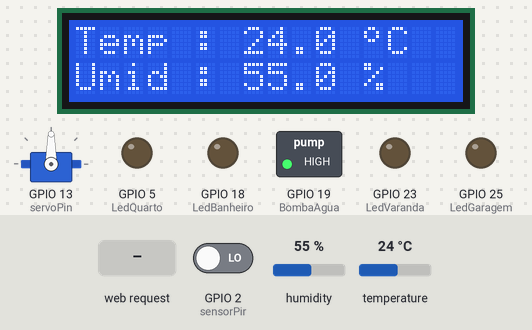
The sketch below on a simulated ESP32. On the bench: 16×2 character LCD, servo, switched loads named in the sketch (green lamp = pin HIGH), output pins drawn as LEDs (lit = HIGH). The test bench sets the inputs (shaded band); at power-on: humidity 55 %, temperature 24 °C, GPIO 2 (sensorPir) LOW. WiFi joins after 1.5 s; servers stay silent unless stated; what the sketch prints to the serial monitor is not drawn.

Above: at 2.9 s.
3.0 s: HTTP request GET /?value= received
At 4.5 s:
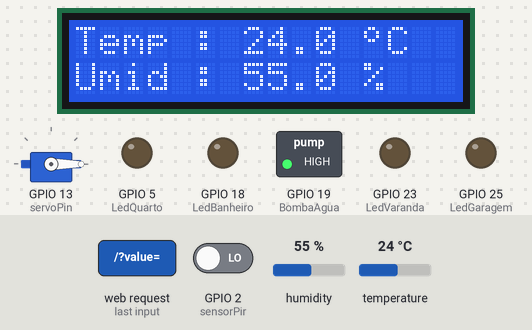
4.8 s: humidity set to 22 %
At 7.4 s:
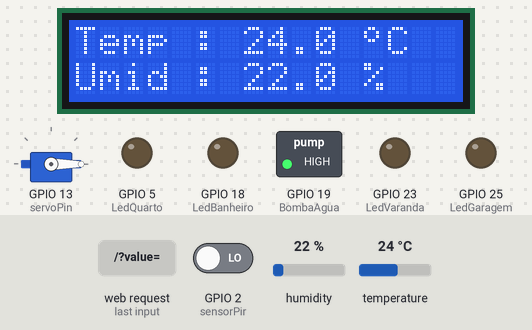
7.9 s: temperature set to 12 °C
At 9.6 s:
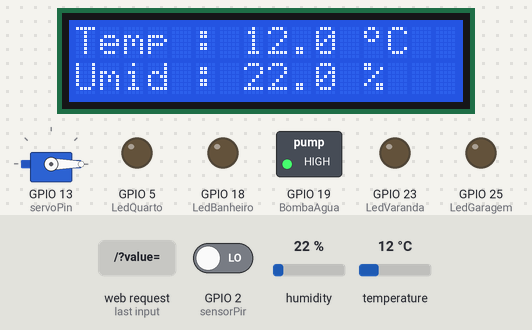
9.9 s: GPIO 2 (sensorPir) driven HIGH
11.9 s: GPIO 2 (sensorPir) driven LOW
At 13.3 s:
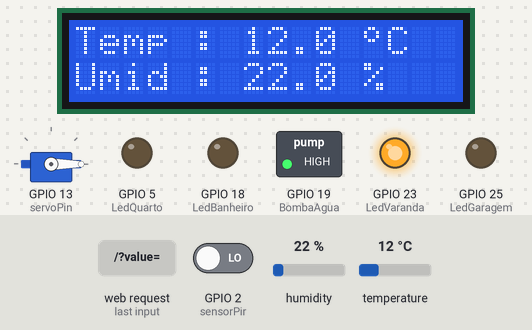
14.0 s: humidity set to 40 %
At 15.6 s:
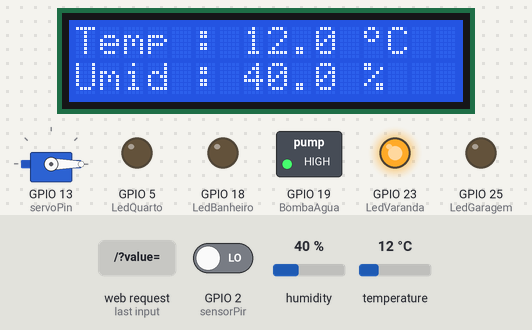
Timing chart, 0 to 17.0 s (numbered marks = the images above; inputs shaded):
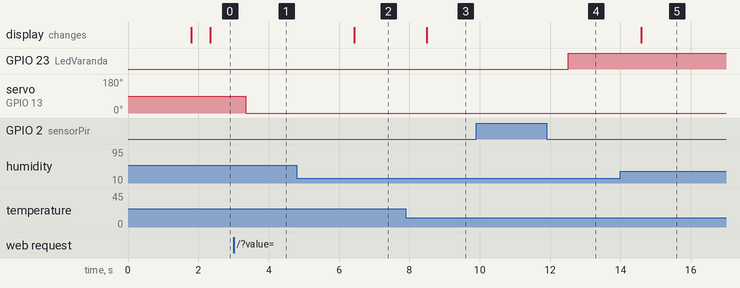

The sketch:

01_Bibliotecas.ino
```cpp
/*** INCLUSÃO DE BIBLIOTECAS DO SISTEMA********************************************************************************************************************/

// Biblioteca comunicação WIFI e WIFI MANAGER
#include <FS.h>
#include <WiFiManager.h>
#include <WiFi.h>
#include <DNSServer.h>
#include <WebServer.h>
#include <Servo.h>
#include <ESPmDNS.h>
#include <WiFiClient.h>


// Biblioteca Sensor de Temperatura
#include <Adafruit_Sensor.h> // biblioteca sensor
#include "DHT.h" // biblioteca sensor
#include <Wire.h> //biblioteca localizar indereço display
#include <LiquidCrystal_I2C.h>

LiquidCrystal_I2C lcd(0x27, 16, 2); //endereço I2C, nº colunas, nº linhas
```

02_Pinos.ino
```cpp
// Pinos de acesso ao Esp32 ///////////////////////////////////////////////////////////////////////////////////////////////////////////////////////////////
Servo myservo;
#define LedVaranda  23
#define LedBanheiro 18
#define LedQuarto   5
#define BombaAgua   19
#define LedGaragem   25


const int DHTPIN = 15;  //pino sensor dgt11
const int sensorPir = 2; // pino sensor PIR
static const int servoPin = 13;
```

03_Objetos.ino
```cpp
/***INSTANCIANDO OBJETOS***********************************************************************************************************************************/

// Configuraçoes e Endereço de Internet WIFI
WiFiServer server                (80);
//Variável para armazenar a solicitação HTTP
String header;
// Decode HTTP GET value
String valueString = String(0);
int pos1 = 0;
int pos2 = 0;
// Hora Atual
unsigned long currentTime = millis();
// Vez anterior
unsigned long previousTime = 0;
//Defina o tempo limite em milissegundos
const long timeoutTime = 2000;


// Reset Wifi Manager
WiFiManager wifiManager;


// Status para controle de Led
int Status_LedVaranda = LOW;
int Status_LedBanheiro = LOW;
int Status_LedQuarto = LOW;
int Status_BombaAgua = LOW;
int Status_LedGaragem = LOW;


// Define Modelo do DHT
#define DHTTYPE    DHT11       // DHT 11

//Array simbolo grau
byte grau[8] ={ B00001100,
                B00010010,
                B00010010,
                B00001100,
                B00000000,
                B00000000,
                B00000000,
                B00000000,};


// Define Variáveis do DHT
DHT dht(DHTPIN, DHTTYPE);
float humidity;     float humidity_atual;
float temperature;  float temperature_atual;


//Define Variáveirs do PIR
int StatePirPrevious = LOW; //estados anterior do sensor pir
int StatePir = LOW; // estado atual do sensor
```

04_Void_Setup.ino
```cpp
void setup() {

  Serial.begin(115200);


  Serial.println("Configurar Rede Wifi");


/////////////////////////////////////////////////////////////////////////////////////////////////////////

  //  SETUP -- wifi -- ////////////////////////////
  wifiManager.autoConnect("HOWTECH", "12345678");

  //wifiManager.resetSettings ();   // Apaga todas redes Salvas do Wifi

  delay(150);
  WiFi.begin();

  if (WiFi.status() == WL_CONNECTED) {
    Serial.println("------------------------------------------------------------");
    Serial.println("Conectado IP: ");
    Serial.println(WiFi.localIP());
    Serial.println("------------------------------------------------------------");

    server.begin();
    if (!MDNS.begin("howtech")) {
        Serial.println("Error setting up MDNS responder!");
        while(1) {
            delay(1000);
        }
    }
    Serial.println("mDNS responder started");

    // Start TCP (HTTP) server
    server.begin();
    Serial.println("TCP server started");

    // Add service to MDNS-SD
    MDNS.addService("http", "tcp", 80);
  }


/////////////////////////////////////////////////////////////////////////////////////////////////////////


  //*** SETUP -- Definição dos Pinos -- //////////
  delay(50);

  dht.begin(); // inicia comuinicação dht11
  lcd.begin(); // inicia comunicação lcd
  lcd.backlight(); // luz de fundo
  lcd.clear(); //Limpa o LCD
  lcd.createChar(0, grau); //Cria o caractere customizado com o simbolo do grau


  myservo.attach(servoPin);
  pinMode(LedVaranda,   OUTPUT);
  pinMode(LedBanheiro,   OUTPUT);
  pinMode(LedQuarto,   OUTPUT);
  pinMode(BombaAgua,   OUTPUT);
  pinMode(LedGaragem,   OUTPUT);

  // Iniciam em LOW -> Desligados
  digitalWrite(LedVaranda,   LOW);
  digitalWrite(LedBanheiro,  LOW);
  digitalWrite(LedQuarto,   LOW);
  digitalWrite(BombaAgua,   HIGH);
  digitalWrite(LedGaragem,   LOW);


/////////////////////////////////////////////////////////////////////////////////////////////////////////

  Serial.println("INICIOU **************************");

}
```

Source omitted: 05_Loop.ino (78073 bytes)

Measured:
- after the input at 3.0 s, servo on GPIO 13 (servoPin): 90° → 0° after 0.35 s
- after the input at 4.8 s, the display: changes after 1.6 s (image 2)
- after the input at 7.9 s, the display: changes after 0.59 s (image 3)
- after the input at 9.9 s, every drawn part: stays the same
- after the input at 11.9 s, GPIO 23 (LedVaranda): LOW → HIGH after 0.61 s
- after the input at 14.0 s, the display: changes after 0.59 s (image 5)
